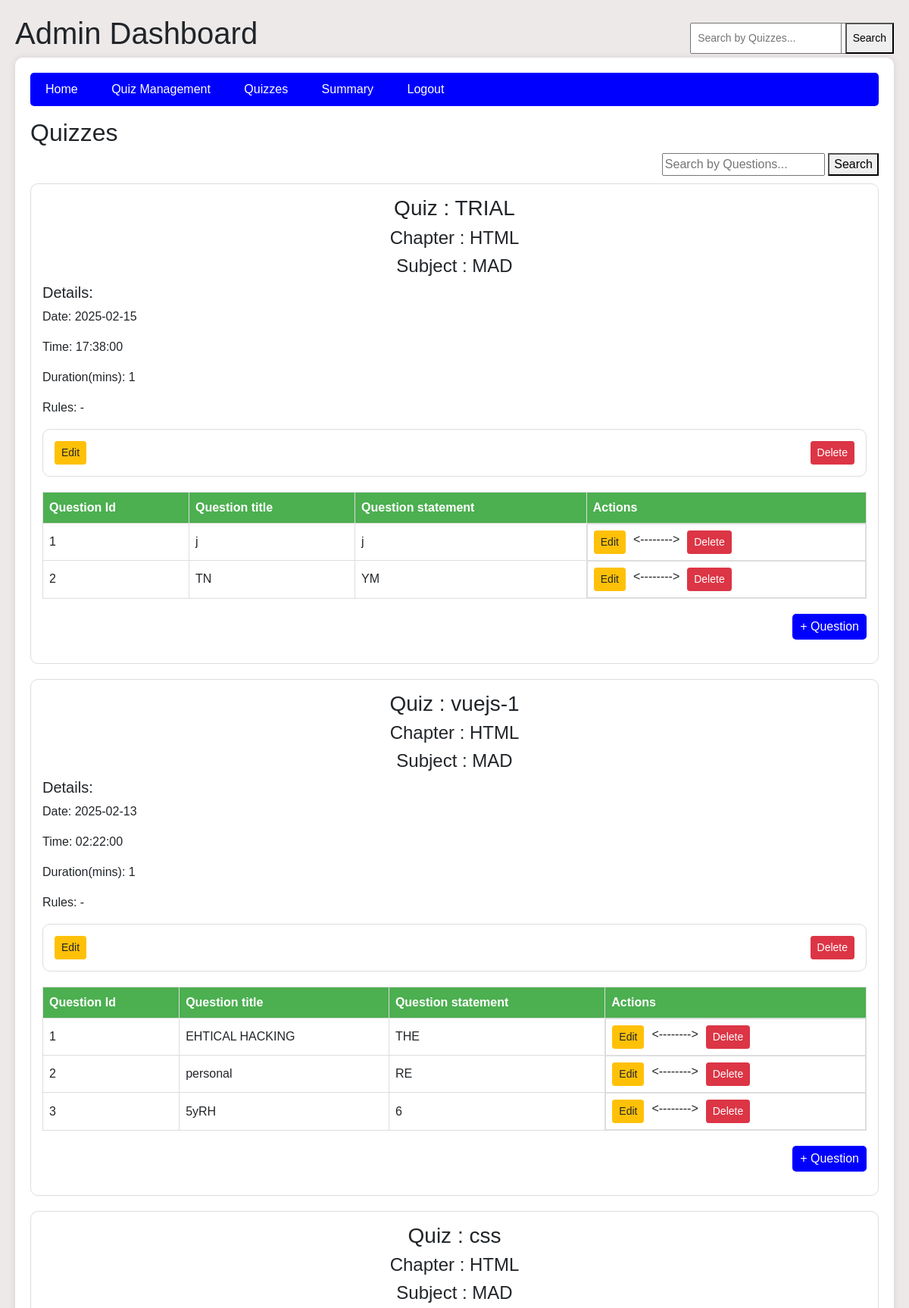
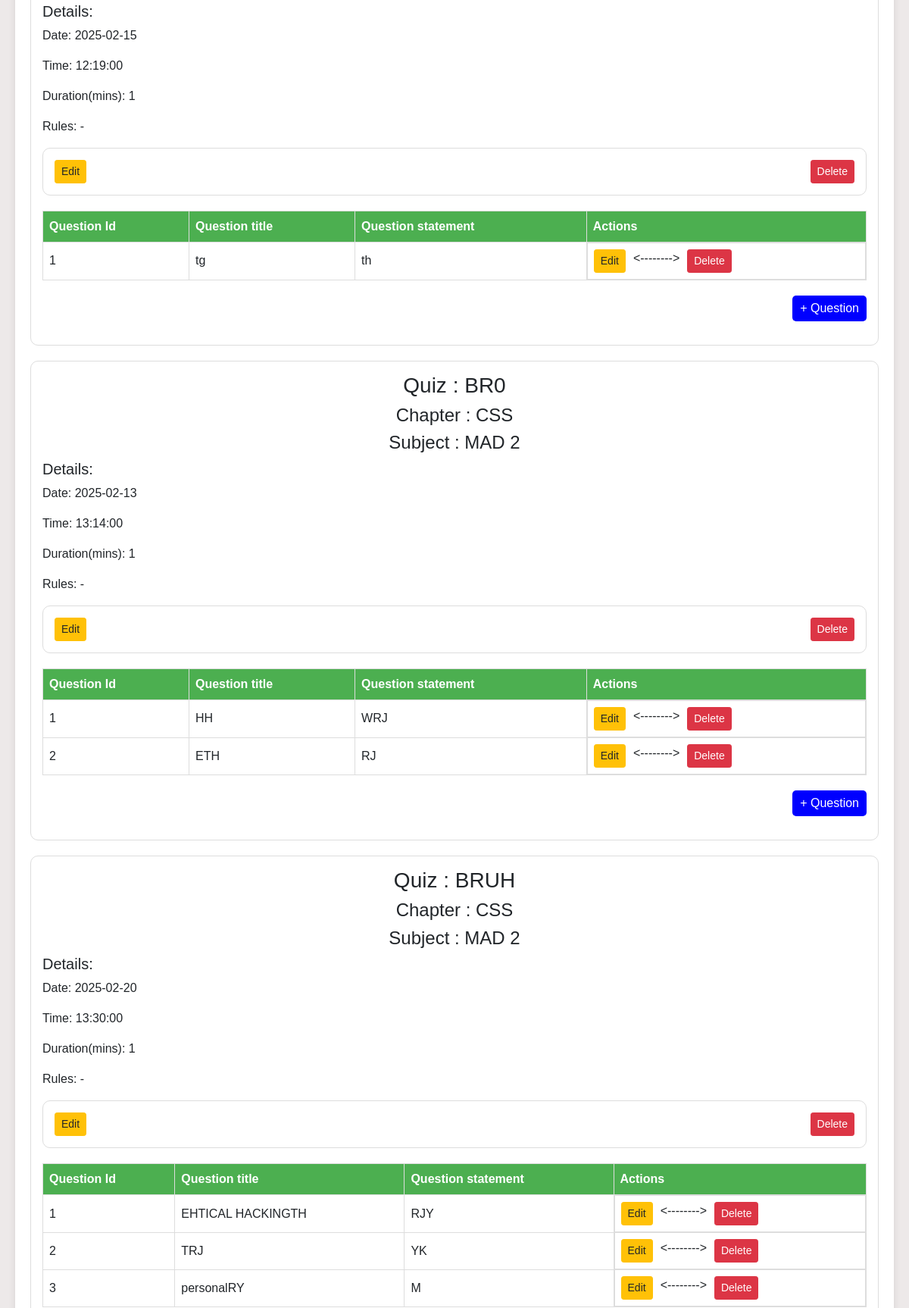
Screenshot of /admin/quizzes (upper part) with the database file from the repository (2 pictures, top to bottom).
### model/model.py (models this page shows)
class Quiz(db.Model):
    __tablename__ = "quizzes"
    id = db.Column(db.Integer, primary_key=True)
    title = db.Column(db.String(100), nullable=False)
    chapter_id = db.Column(db.Integer, db.ForeignKey("chapters.id"), nullable=False)
    date = db.Column(db.Date, nullable=False)
    time = db.Column(db.Time, nullable=False)
    duration = db.Column(db.Integer, nullable=False)
    rules = db.Column(db.String(500), nullable=True)
    chapter = db.relationship("Chapter", back_populates="quizzes")
    questions = db.relationship("Question", back_populates="quiz", cascade="all, delete-orphan")
    scores = db.relationship("Score", back_populates="quiz", cascade="all, delete-orphan")
    user_responses = db.relationship("UserResponse", cascade="all, delete-orphan")

class Chapter(db.Model):
    __tablename__ = "chapters"
    id = db.Column(db.Integer, primary_key=True)
    name = db.Column(db.String(100), nullable=False)
    description = db.Column(db.String(700), nullable=False)
    subject_id = db.Column(db.Integer, db.ForeignKey("subjects.id"), nullable=False)
    subject = db.relationship("Subject", back_populates="chapters")
    quizzes = db.relationship("Quiz", back_populates="chapter", cascade="all, delete-orphan")

class Subject(db.Model):
    __tablename__ = "subjects"
    id = db.Column(db.Integer, primary_key=True)
    name = db.Column(db.String(100), nullable=False)
    description = db.Column(db.String(700), nullable=True)
    chapters = db.relationship("Chapter", back_populates="subject", cascade="all, delete-orphan")

class Question(db.Model):
    __tablename__ = "questions"
    id = db.Column(db.Integer, primary_key=True) #Question_id
    title = db.Column(db.String(100), nullable=False)
    statement = db.Column(db.String(500), nullable=False)
    option_a = db.Column(db.String(100), nullable=False)
    option_b = db.Column(db.String(100), nullable=False)
    option_c = db.Column(db.String(100), nullable=False)
    option_d = db.Column(db.String(100), nullable=False)
    correct_option = db.Column(db.String(1), nullable=False)  # e.g., A ,B ,C D
    quiz_id = db.Column(db.Integer, db.ForeignKey("quizzes.id"), nullable=False,  primary_key=True) #COMPOSITE KEY
    quiz = db.relationship("Quiz", back_populates="questions")

### controllers/controllers.py (the view)
@controllers.route('/admin/quizzes', methods = ['get', 'post'])
def admin_quizzes():
    search_query = request.args.get('search_quiz', '').strip()  # Get search query from URL
    search_query_1 = request.args.get('search_ques', '').strip()  # Get search query from URL
    if search_query:
        quizzes = Quiz.query.filter(Quiz.title.ilike(f"%{search_query}%")).all()  # Case-insensitive search
    else:
        quizzes = Quiz.query.all()  # Fetch all quizzes
    print(search_query_1)
    if search_query_1:
        questions = Question.query.filter(Question.title.ilike(f"%{search_query_1}%")).all()  # Case-insensitive search
    else:
        questions = Question.query.all()  # Fetch all questions
    subjects = Subject.query.all()  # Fetch all subjects for the dashboard
    chapters = Chapter.query.all()  # Fetch all chapters
    print(questions)
    return render_template('admin_dashboard_quiz.html', subjects=subjects,  search_query=search_query, chapters=chapters, quizzes=quizzes, questions=questions , search_query_1=search_query_1)

### templates/admin_dashboard_quiz.html (shortened to what this page needs)
<!DOCTYPE html>
<html lang="en">
<head>
    <link href="https://stackpath.bootstrapcdn.com/bootstrap/4.5.2/css/bootstrap.min.css" rel="stylesheet">
</head>
<body>
    <h1>Admin Dashboard</h1>
    <div class="dashboard-container">
        <div class="nav-bar">
            <div>
                <a href="{{ url_for('controllers.admin_dashboard') }}">Home</a>
                <a href="{{ url_for('controllers.admin_quiz_management') }}">Quiz Management</a>
                <a href="{{ url_for('controllers.admin_quizzes') }}">Quizzes</a>
                <a href="{{ url_for('controllers.admin_summary') }}">Summary</a>
                <a href="{{ url_for('controllers.logout') }}">Logout</a>
            </div>
            <div class="search-container">
            </div>
        </div>
    <div class="search-container">
        <form method="GET" action="{{ url_for('controllers.admin_quizzes') }}">
            <input type="text" name="search_quiz" value="{{ search_query }}" placeholder="Search by Quizzes...">
            <button type="submit">Search</button>
        </form>
    </div>
    <h2>Quizzes</h2>
    <div class="search-wrapper">
        <form method="GET" action="{{ url_for('controllers.admin_quizzes') }}">
            <input type="text" name="search_ques" value="{{ search_query_1 }}" placeholder="Search by Questions...">
            <button type="submit">Search</button>
        </form>
    </div>
    {% for quiz in quizzes %}
    <div class="subject-box">
        <h3 align = "center">Quiz : {{ quiz.title }}</h3>
        <h4 align = "center">Chapter : {{ quiz.chapter.name }}</h4>
        <h4 align = "center">Subject : {{ quiz.chapter.subject.name }}</h4>
        <h5>Details:</h5>
        <p>
            Date: {{ quiz.date }}
        </p>
        <p>
            Time: {{ quiz.time }}
        </p>
        <p>
            Duration(mins): {{ quiz.duration }}
        </p>
        <p>
            Rules: {{ quiz.rules }}
        </p>
        <div class = "quiz-btn" >
            <form align = 'right' action = "{{ url_for('controllers.edit_quiz',quiz_id = quiz.id, chapter_id = quiz.chapter.id)  }}" method ="get">
                <button class="btn btn-sm btn-warning">Edit</button>
            </form>
            <form align = 'right'  action = "{{ url_for('controllers.delete_quiz', quiz_id=quiz.id) }}" method = "POST">
                <button class="btn btn-sm btn-danger" onclick="return confirm('Are you sure you want to delete Quiz : {{quiz.title}}?');">Delete</button>
            </form>
        </div>
        <table class="chapter-table">
            <thead>
                <tr>
                    <th>Question Id</th>
                    <th>Question title</th>
                    <th>Question statement</th>
                    <th>Actions</th>
                </tr>
            </thead>
            <tbody>
                {% for q in quiz.questions %}
                        {% if q in questions %}
                        <tr>
                            <td>{{ q.id }}</td>
                            <td>{{ q.title }}</td>
                            <td>{{ q.statement }}</td>
                            <td class="btn-inline">
                                <form  action = "{{ url_for('controllers.edit_question', question_id=q.id, quiz_id = q.quiz_id)  }}" method ="get" >
                                    <button class="btn btn-sm btn-warning">Edit</button>
                                </form><-------->
                                <form   action = "{{ url_for('controllers.delete_question', question_id=q.id, quiz_id = q.quiz_id) }}" method = "POST">
                                    <button class="btn btn-sm btn-danger" onclick="return confirm('Are you sure you want to delete Question : {{q.title}}?');">Delete</button>
                                </form>
                            </td>
                        </tr>
                    {% endif %}
                {% endfor %}
            </tbody>
        </table>
        <form method="GET" action="{{ url_for('controllers.create_question', quiz_id = quiz.id, chapter_id= quiz.chapter.id) }}" style="display: inline;">
            <p align="right">
             <button type="submit" class="btn-add">+ Question</button>
            </p>
        </form>
    </div>
    {% endfor %}
</div>
</body>
</html>

### templates/admin_dashboard_quiz.html (style rules this page uses)
body { font-family: Arial, sans-serif; margin: 0; padding: 20px; background-color: rgb(237, 233, 233); }
.search-container { position: absolute; right: 20px; top: 20px; }
.search-container input[type="text"] { padding: 8px; font-size: 14px; }
.search-container button { padding: 8px; font-size: 14px; }
table { width: 100%; border-collapse: collapse; margin-bottom: 20px; }
table, th, td { border: 1px solid #ddd; }
th, td { padding: 10px; text-align: left; }
th { background-color: #4CAF50; color: white; }
.dashboard-container { max-width: 1200px; margin: auto; background: white; padding: 20px; border-radius: 10px; box-shadow: 0px 0px 10px rgba(0, 0, 0, 0.1); }
.nav-bar { display: flex; justify-content: space-between; background: blue; padding: 10px; color: white; border-radius: 5px; }
.nav-bar a { color: white; margin: 0 10px; text-decoration: none; }
.search-container { display: flex; justify-content: flex-end; margin: 10px 0; }
.search-container input { padding: 5px; width: 200px; }
.subject-box { border: 1px solid #ddd; border-radius: 10px; padding: 15px; margin-bottom: 20px; }
.chapter-table { width: 100%; border-collapse: collapse; margin-top: 10px; }
.chapter-table th, .chapter-table td { border: 1px solid #ddd; padding: 8px; text-align: left; }
.btn-add { background-color: blue; color: white; border: none; padding: 5px 10px; border-radius: 5px; cursor: pointer; }
.btn-inline { display: flex; gap: 10px; }
.quiz-btn { border: 1px solid #ddd; border-radius: 10px; padding: 15px; margin-bottom: 20px; display: flex; justify-content: space-between; align-items: center; }
.search-wrapper { display: flex; gap: 10px; justify-content: flex-end; margin-bottom: 10px; }
.search-container { display: flex; align-items: center; }

### rows the page displays
Quiz: title "TRIAL", chapter.name "HTML", chapter.subject.name "MAD", date "2025-02-15", time "17:38:00", duration "1", rules "-"
Question: id "1", title "j", statement "j"
Question: id "2", title "TN", statement "YM"
Quiz: title "vuejs-1", chapter.name "HTML", chapter.subject.name "MAD", date "2025-02-13", time "02:22:00", duration "1", rules "-"
Question: id "1", title "EHTICAL HACKING", statement "THE"
Question: id "2", title "personal", statement "RE"
Question: id "3", title "5yRH", statement "6"
Quiz: title "css", chapter.name "HTML", chapter.subject.name "MAD", date "2025-02-15", time "12:19:00", duration "1", rules "-"
Question: id "1", title "tg", statement "th"
Quiz: title "BR0", chapter.name "CSS", chapter.subject.name "MAD 2", date "2025-02-13", time "13:14:00", duration "1", rules "-"
Question: id "1", title "HH", statement "WRJ"
Question: id "2", title "ETH", statement "RJ"
Quiz: title "BRUH", chapter.name "CSS", chapter.subject.name "MAD 2", date "2025-02-20", time "13:30:00", duration "1", rules "-"
Question: id "1", title "EHTICAL HACKINGTH", statement "RJY"
Question: id "2", title "TRJ", statement "YK"
Question: id "3", title "personalRY", statement "M"
